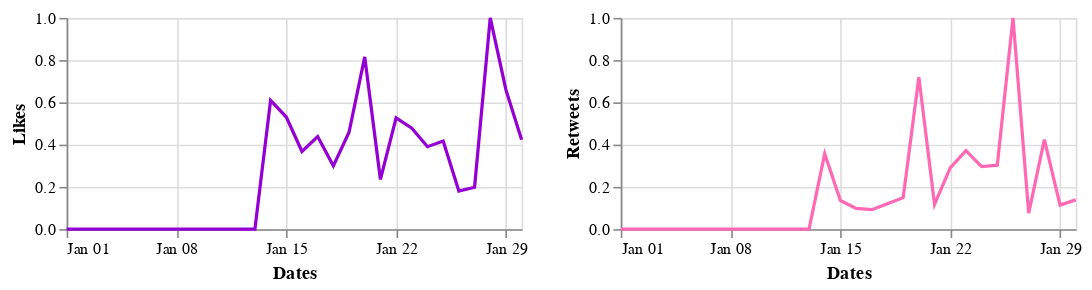

Notebook cell for this chart:
### Markdown cell above
## January 2020

### Code cell
alt.hconcat(c1_jan, c2_jan)

### Figure 1 — Vega-Lite specification as saved in the notebook (floating-point values rounded to 4 significant figures)
{"config": {"view": {"continuousWidth": 400, "continuousHeight": 300}}, "hconcat": [{"data": {"name": "data-baf872ffb7e79b9c33c6e17aa382c905"}, "mark": "line", "encoding": {"color": {"value": "DarkViolet"}, "x": {"type": "temporal", "field": "Dates", "timeUnit": "monthdate", "title": "Dates"}, "y": {"type": "quantitative", "field": "Likes"}}, "height": 130, "width": 280}, {"data": {"name": "data-ef2bf7093359a841e574d165d6b4a1a6"}, "mark": "line", "encoding": {"color": {"value": "HotPink"}, "x": {"type": "temporal", "field": "Dates", "timeUnit": "monthdate", "title": "Dates"}, "y": {"type": "quantitative", "field": "Retweets"}}, "height": 130, "width": 280}], "$schema": "https://vega.github.io/schema/vega-lite/v4.8.1.json", "datasets": {"data-baf872ffb7e79b9c33c6e17aa382c905": [{"Dates": "2020-01-14T00:00:00", "Likes": 0.6095}, {"Dates": "2020-01-15T00:00:00", "Likes": 0.5307}, {"Dates": "2020-01-16T00:00:00", "Likes": 0.3674}, {"Dates": "2020-01-17T00:00:00", "Likes": 0.4382}, {"Dates": "2020-01-18T00:00:00", "Likes": 0.2994}, {"Dates": "2020-01-19T00:00:00", "Likes": 0.4583}, {"Dates": "2020-01-20T00:00:00", "Likes": 0.8153}, {"Dates": "2020-01-21T00:00:00", "Likes": 0.2352}, {"Dates": "2020-01-22T00:00:00", "Likes": 0.527}, {"Dates": "2020-01-23T00:00:00", "Likes": 0.4775}, {"Dates": "2020-01-24T00:00:00", "Likes": 0.3902}, {"Dates": "2020-01-25T00:00:00", "Likes": 0.4168}, {"Dates": "2020-01-26T00:00:00", "Likes": 0.1803}, {"Dates": "2020-01-27T00:00:00", "Likes": 0.1982}, {"Dates": "2020-01-28T00:00:00", "Likes": 1.0}, {"Dates": "2020-01-29T00:00:00", "Likes": 0.6588}, {"Dates": "2020-01-30T00:00:00", "Likes": 0.4226}, {"Dates": "2020-01-01T00:00:00", "Likes": 0.0}, {"Dates": "2020-01-02T00:00:00", "Likes": 0.0}, {"Dates": "2020-01-03T00:00:00", "Likes": 0.0}, {"Dates": "2020-01-04T00:00:00", "Likes": 0.0}, {"Dates": "2020-01-05T00:00:00", "Likes": 0.0}, {"Dates": "2020-01-06T00:00:00", "Likes": 0.0}, {"Dates": "2020-01-07T00:00:00", "Likes": 0.0}, {"Dates": "2020-01-08T00:00:00", "Likes": 0.0}, {"Dates": "2020-01-09T00:00:00", "Likes": 0.0}, {"Dates": "2020-01-10T00:00:00", "Likes": 0.0}, {"Dates": "2020-01-11T00:00:00", "Likes": 0.0}, {"Dates": "2020-01-12T00:00:00", "Likes": 0.0}, {"Dates": "2020-01-13T00:00:00", "Likes": 0.0}], "data-ef2bf7093359a841e574d165d6b4a1a6": [{"Dates": "2020-01-14T00:00:00", "Retweets": 0.3566}, {"Dates": "2020-01-15T00:00:00", "Retweets": 0.1355}, {"Dates": "2020-01-16T00:00:00", "Retweets": 0.0983}, {"Dates": "2020-01-17T00:00:00", "Retweets": 0.0921}, {"Dates": "2020-01-18T00:00:00", "Retweets": 0.1199}, {"Dates": "2020-01-19T00:00:00", "Retweets": 0.149}, {"Dates": "2020-01-20T00:00:00", "Retweets": 0.7194}, {"Dates": "2020-01-21T00:00:00", "Retweets": 0.1167}, {"Dates": "2020-01-22T00:00:00", "Retweets": 0.2896}, {"Dates": "2020-01-23T00:00:00", "Retweets": 0.3712}, {"Dates": "2020-01-24T00:00:00", "Retweets": 0.2959}, {"Dates": "2020-01-25T00:00:00", "Retweets": 0.3027}, {"Dates": "2020-01-26T00:00:00", "Retweets": 1.0}, {"Dates": "2020-01-27T00:00:00", "Retweets": 0.07517}, {"Dates": "2020-01-28T00:00:00", "Retweets": 0.4239}, {"Dates": "2020-01-29T00:00:00", "Retweets": 0.1136}, {"Dates": "2020-01-30T00:00:00", "Retweets": 0.1386}, {"Dates": "2020-01-01T00:00:00", "Retweets": 0.0}, {"Dates": "2020-01-02T00:00:00", "Retweets": 0.0}, {"Dates": "2020-01-03T00:00:00", "Retweets": 0.0}, {"Dates": "2020-01-04T00:00:00", "Retweets": 0.0}, {"Dates": "2020-01-05T00:00:00", "Retweets": 0.0}, {"Dates": "2020-01-06T00:00:00", "Retweets": 0.0}, {"Dates": "2020-01-07T00:00:00", "Retweets": 0.0}, {"Dates": "2020-01-08T00:00:00", "Retweets": 0.0}, {"Dates": "2020-01-09T00:00:00", "Retweets": 0.0}, {"Dates": "2020-01-10T00:00:00", "Retweets": 0.0}, {"Dates": "2020-01-11T00:00:00", "Retweets": 0.0}, {"Dates": "2020-01-12T00:00:00", "Retweets": 0.0}, {"Dates": "2020-01-13T00:00:00", "Retweets": 0.0}]}}
